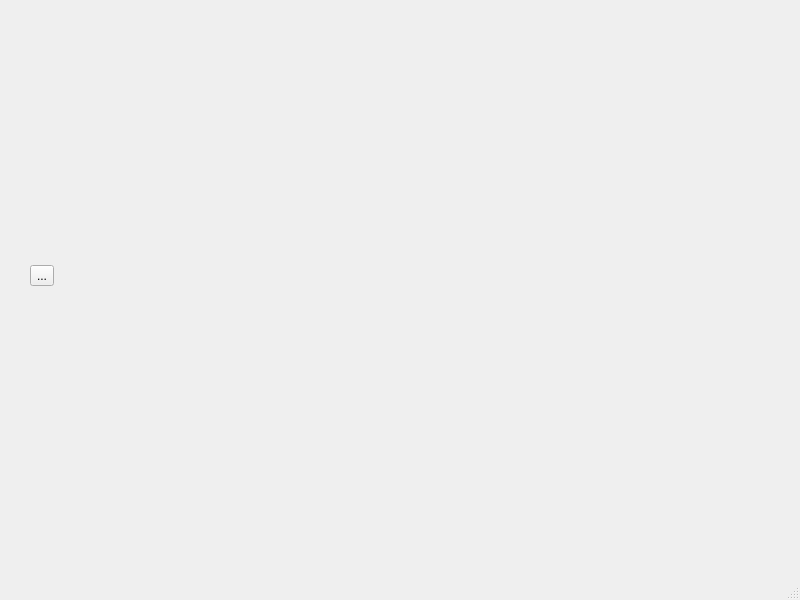
<?xml version="1.0" encoding="UTF-8"?>
<ui version="4.0">
 <class>MainWindow</class>
 <widget class="QMainWindow" name="MainWindow">
  <property name="geometry">
   <rect>
    <x>0</x>
    <y>0</y>
    <width>800</width>
    <height>600</height>
   </rect>
  </property>
  <property name="windowTitle">
   <string>MainWindow</string>
  </property>
  <widget class="QWidget" name="centralwidget">
   <widget class="QWidget" name="verticalLayoutWidget">
    <property name="geometry">
     <rect>
      <x>30</x>
      <y>20</y>
      <width>731</width>
      <height>511</height>
     </rect>
    </property>
    <layout class="QVBoxLayout" name="verticalLayout">
     <item>
      <widget class="QToolButton" name="toolButton">
       <property name="text">
        <string>...</string>
       </property>
      </widget>
     </item>
     <item>
      <layout class="QGridLayout" name="gridLayout"/>
     </item>
    </layout>
   </widget>
  </widget>
  <widget class="QMenuBar" name="menubar">
   <property name="geometry">
    <rect>
     <x>0</x>
     <y>0</y>
     <width>800</width>
     <height>26</height>
    </rect>
   </property>
  </widget>
  <widget class="QStatusBar" name="statusbar"/>
 </widget>
 <resources/>
 <connections/>
</ui>
